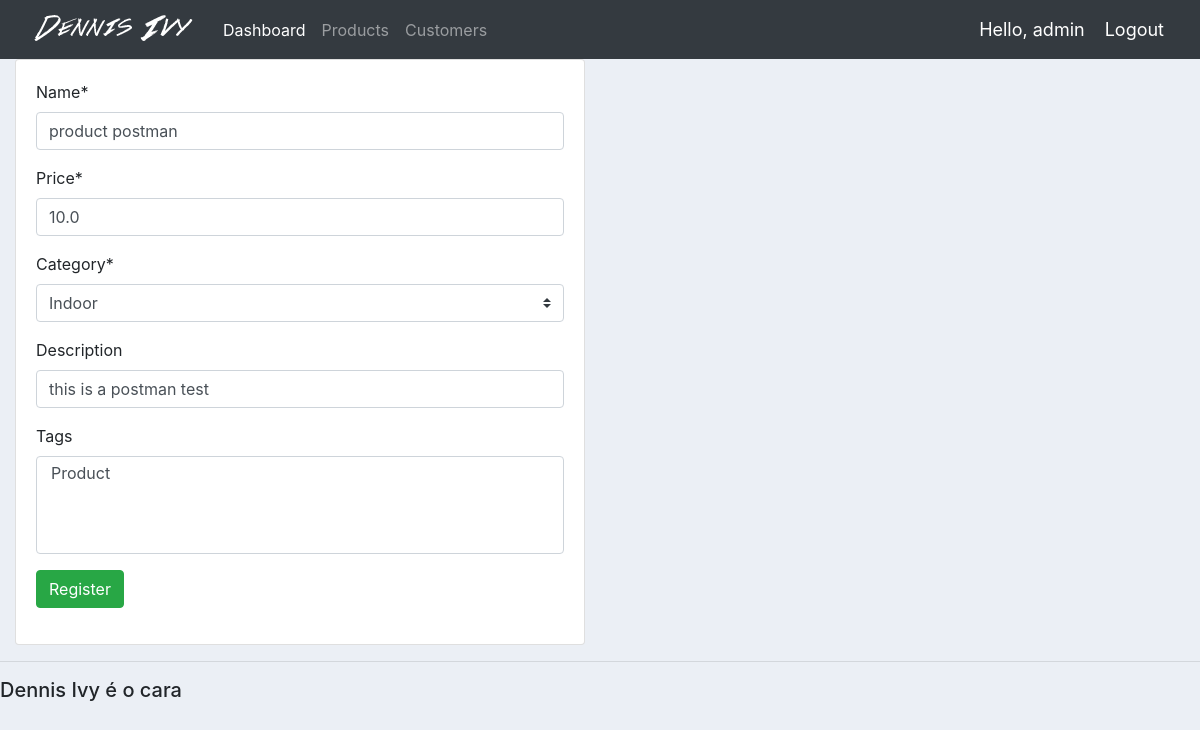
/update_product/5 (signed in), run on an earlier commit of the app's database.
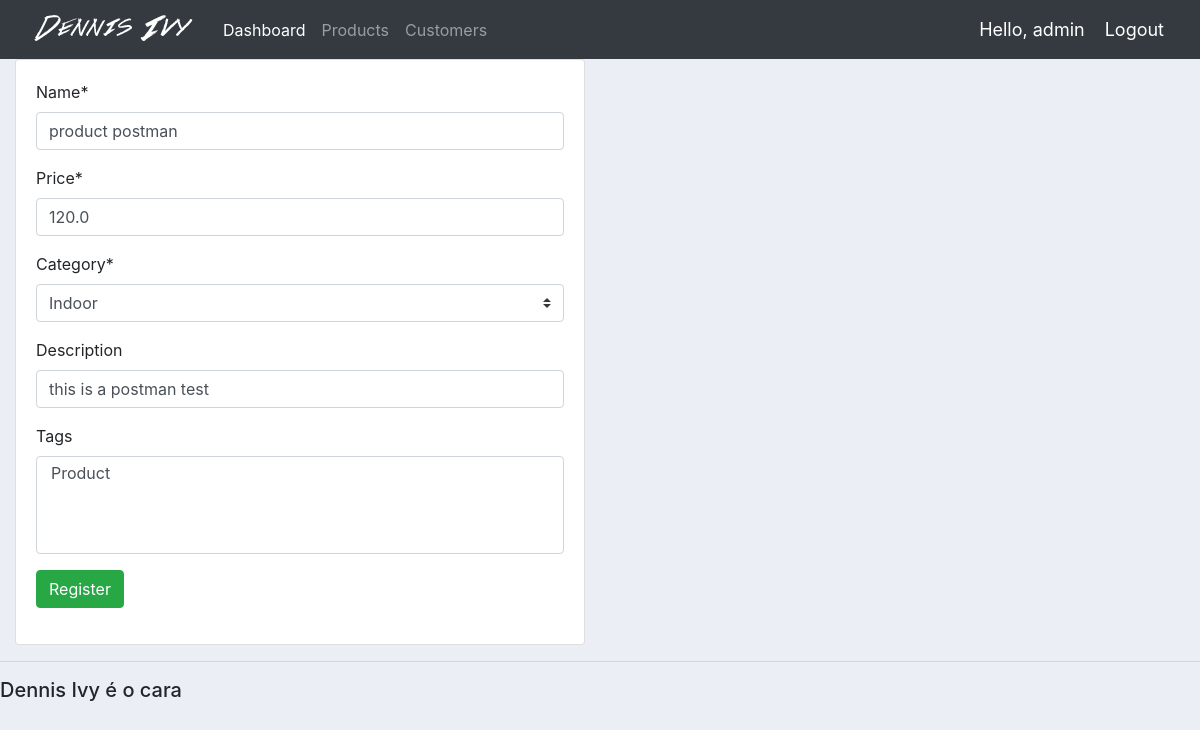
And on a later commit of the database.
### accounts/models.py (models this page shows, shortened)
class Product(models.Model):
	CATEGORY = (
			('Indoor', 'Indoor'),
			('Out Door', 'Out Door'),
			)
	name = models.CharField(max_length=200, default=None)
	price = models.FloatField()
	category = models.CharField(max_length=200, null=True, choices=CATEGORY)
	description = models.CharField(max_length=200, null=True, blank=True)
	date_created = models.DateTimeField(auto_now_add=True, null=True)
	tags = models.ManyToManyField(Tag, blank=True)

class Tag(models.Model):
	name = models.CharField(max_length=200, null=True)
	def __str__(self):
		return self.name

### accounts/views.py (the view)
# urls.py: path('update_product/<str:pk>', views.updateProduct, name='update_product'),
@login_required(login_url='login')
def updateProduct(request, pk):
	product = Product.objects.get(id=pk)
	form = ProductForm(instance=product)
	if request.method == 'POST':
		form = ProductForm(request.POST, instance=product)
		if form.is_valid():
			form.save()
			return redirect('/')
	context = { 'form': form}
	return render(request, 'accounts/add_product.html', context)

### accounts/forms.py
class ProductForm(ModelForm):
	class Meta:
		model = Product
		fields ='__all__'
	helper = FormHelper()
	helper.form_method = 'POST'
	helper.add_input(Submit('submit', 'Register', css_class='btn-success'))

### accounts/templates/accounts/add_product.html
{%  extends 'accounts/main.html' %}
{% load static %}
{% load crispy_forms_tags %}
{% block content %}
	<div class="row">
		<div class="col-md-6">
			<div class="card card-body">
				{% crispy form %}
			</div>
		</div>
	</div>
{% endblock %}

What changed in the data, as far as the page shows it:
changed Product "Indoor": price "10.0" → "120.0"
